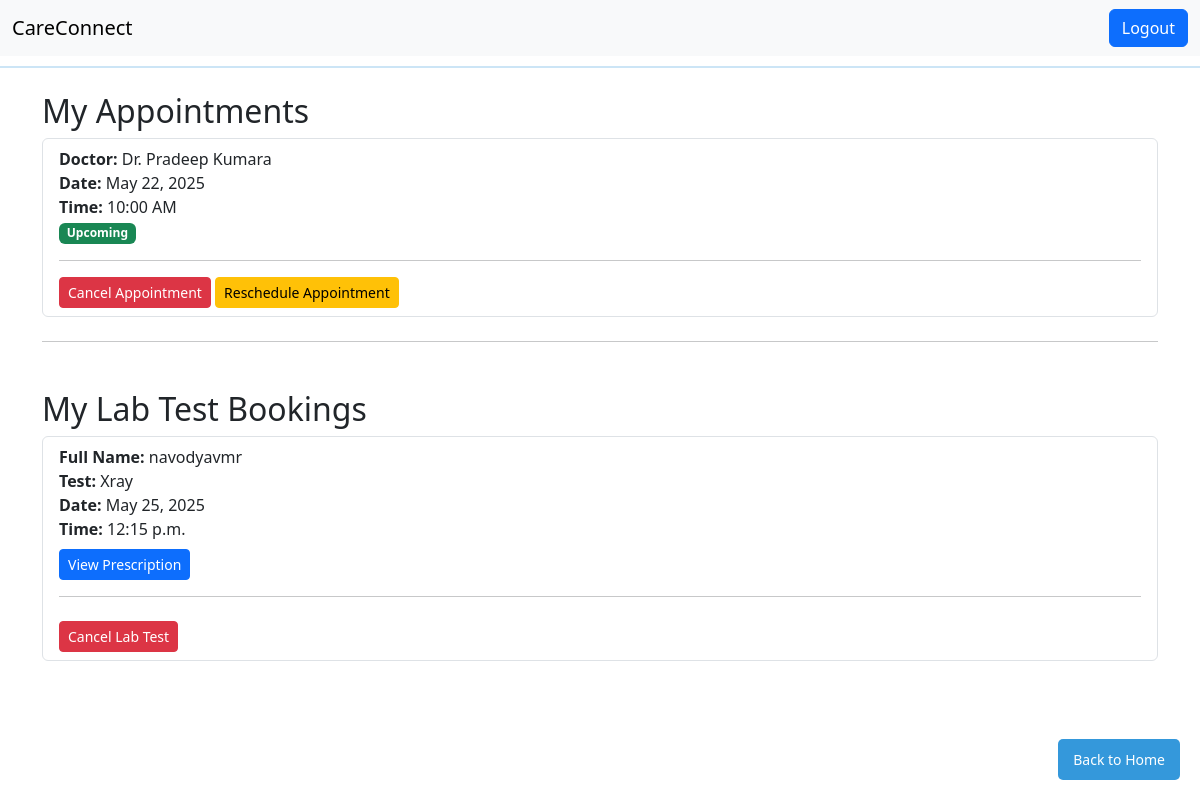
The page /dashboard/ (signed in) on the database its author committed.
### core/models.py (models this page shows, shortened)
class Appointment(models.Model):
    PAYMENT_METHOD_CHOICES = [
        ('online', 'Online Payment'),
        ('cash', 'Cash at Visit'),
    ]
    STATUS_CHOICES = [
        ('upcoming', 'Upcoming'),
        ('completed', 'Completed'),
        ('canceled', 'Canceled'),
    ]
    user = models.ForeignKey(User, on_delete=models.CASCADE)
    doctor = models.ForeignKey(Doctor, on_delete=models.CASCADE)
    date = models.DateField()
    time_slot = models.CharField(max_length=50)
    status = models.CharField(max_length=20, choices=STATUS_CHOICES, default='upcoming')
    payment_method = models.CharField(
        max_length=10,
        choices=PAYMENT_METHOD_CHOICES,
        default='online'
    )
    is_paid = models.BooleanField(default=False)
    class Meta:
        unique_together = ('doctor', 'date', 'time_slot')  # Prevent double bookings

class Doctor(models.Model):
    name = models.CharField(max_length=100)
    specialty = models.CharField(max_length=100)
    qualification = models.TextField(blank=True, null=True)
    availability = models.BooleanField(default=True)
    image = models.ImageField(upload_to='doctor_images/', null=True, blank=True)
    rating = models.FloatField(default=0.0)
    consultation_fee = models.DecimalField(max_digits=10, decimal_places=2, default=0.00)

class LabTestBooking(models.Model):
    user = models.ForeignKey(User, on_delete=models.CASCADE)
    full_name = models.CharField(max_length=100)
    email = models.EmailField(default='abc@gmail.com')  # Default email value
    test = models.CharField(max_length=50)
    preferred_date = models.DateField(null=True, blank=True)
    preferred_time = models.TimeField(default="09:00:00")  # Default time value
    prescription = models.FileField(upload_to='prescriptions/', null=True, blank=True)
    notes = models.TextField(blank=True)
    submitted_at = models.DateTimeField(auto_now_add=True)

### core/views.py (the view)
# urls.py: path('dashboard/', views.dashboard, name='dashboard'), #Display dashboard
@login_required
def dashboard(request):
    user = request.user
    appointments = Appointment.objects.filter(user=request.user)
    lab_tests = LabTestBooking.objects.filter(user=request.user)
    return render(request, 'dashboard.html', {
        'appointments': appointments,
        'lab_tests': lab_tests,
    })

### templates/dashboard.html (shortened to what this page needs)
{% extends 'base.html' %}
{% block content %}
<h2>My Appointments</h2>
{% if appointments %}
    <ul class="list-group">
        {% for appointment in appointments %}
            <li class="list-group-item">
                <strong>Doctor:</strong> {{ appointment.doctor.name }} <br>
                <strong>Date:</strong> {{ appointment.date }} <br>
                <strong>Time:</strong> {{ appointment.time_slot }} <br>
                {% if appointment.status == 'upcoming' %}
                    <span class="badge bg-success">Upcoming</span>
                {% elif appointment.status == 'completed' %}
                    <span class="badge bg-primary">Completed</span>
                {% elif appointment.status == 'canceled' %}
                    <span class="badge bg-danger">Canceled</span>
                {% endif %}
                <hr>
                <div class="mt-2">
                    {% if appointment.status == 'upcoming' %}
                        <form method="POST" action="{% url 'cancel_appointment' appointment.id %}" style="display:inline;">
                            <button type="submit" class="btn btn-danger btn-sm">Cancel Appointment</button>
                        </form>
                        <a href="{% url 'reschedule_appointment' appointment.id %}" class="btn btn-warning btn-sm ml-2">Reschedule Appointment</a>
                    {% endif %}
                </div>
            </li>
        {% endfor %}
    </ul>
{% else %}
    <p>No doctor appointments found.</p>
{% endif %}
<hr class="my-4">
<h2 class="mt-5">My Lab Test Bookings</h2>
{% if lab_tests %}
    <ul class="list-group">
        {% for test in lab_tests %}
            <li class="list-group-item">
                <strong>Full Name:</strong> {{ test.full_name }} <br>
                <strong>Test:</strong> {{ test.test|title }} <br>
                <strong>Date:</strong> {{ test.preferred_date }} <br>
                <strong>Time:</strong> {{ test.preferred_time }} <br>
                <div class="mt-2">
                    {% if test.prescription %}
                        <a href="{{ test.prescription.url }}" target="_blank" class="btn btn-primary btn-sm">View Prescription</a>
                    {% else %}
                        <span class="badge bg-secondary">No Prescription</span>
                    {% endif %}
                    <hr>
                    <form method="POST" action="{% url 'cancel_lab_test' test.id %}" style="display:inline;">
                        <button type="submit" class="btn btn-danger btn-sm mt-2">Cancel Lab Test</button>
                    </form>
                </div>
            </li>
        {% endfor %}
    </ul>
{% else %}
    <p>No lab test appointments found.</p>
{% endif %}
<a href="/" class="home-button">Back to Home</a>
{% endblock %}

### core/static/style.css (style rules this page uses)
body { font-family: 'Segoe UI', Tahoma, Geneva, Verdana, sans-serif; background-color: #ffffff; margin: 0; padding: 0; }

### templates/dashboard.html (style rules this page uses)
.home-button { position: fixed; bottom: 20px; right: 20px; background-color: #3498db; color: white; padding: 10px 15px; border: none; border-radius: 5px; text-decoration: none; font-size: 14px; }

### rows shown on the page
Appointment: doctor.name "Dr. Pradeep Kumara", date "May 22, 2025", time_slot "10:00 AM", status "Upcoming"
LabTestBooking: full_name "navodyavmr", test "Xray", preferred_date "May 25, 2025", preferred_time "12:15 p.m."
